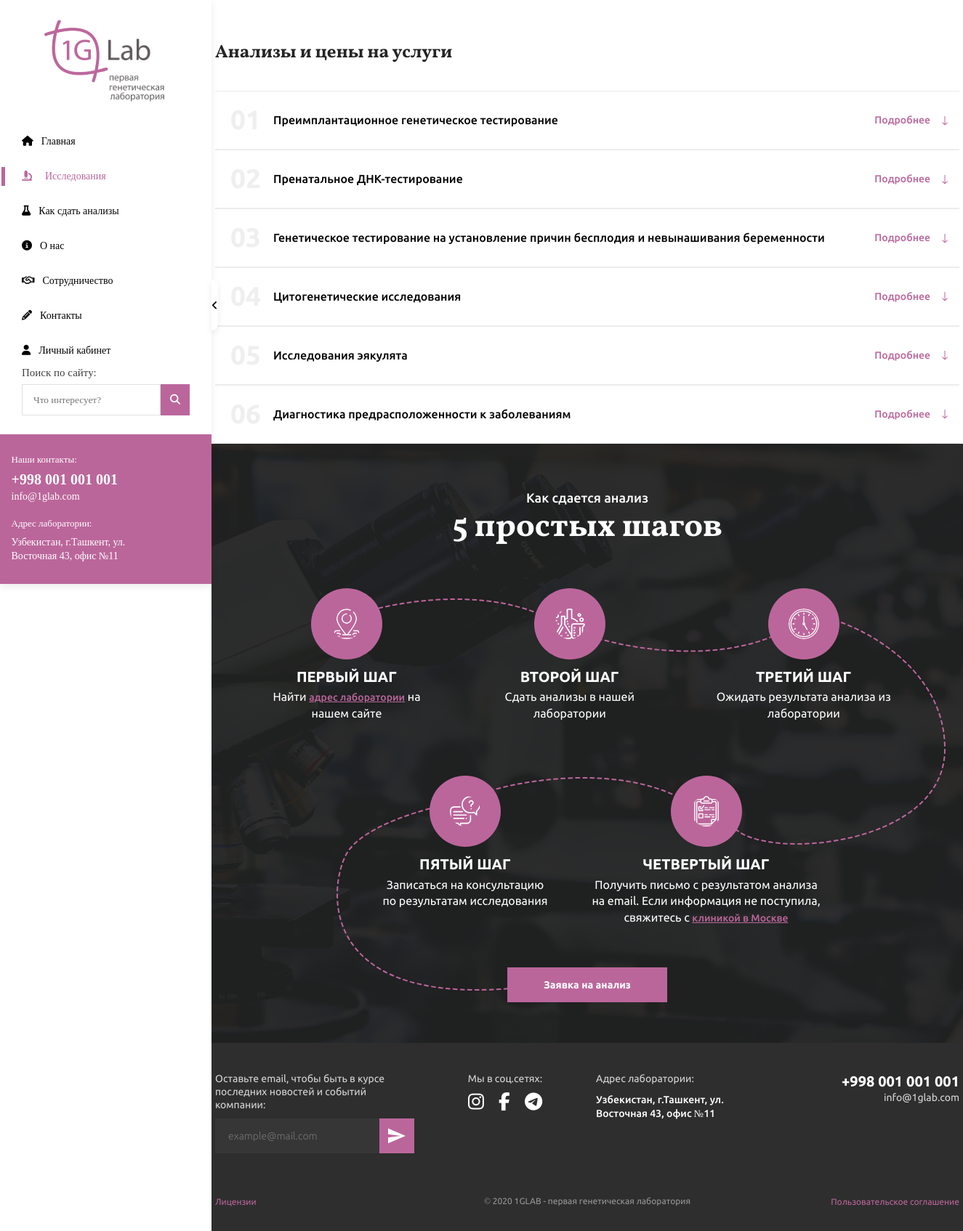
The page /researches/ on the database its author committed.
### genlab/apps/main_app/models.py (models this page shows, shortened)
class Research(models.Model):
    class Meta:
        db_table = ''
        managed = True
        verbose_name = 'Исследование'
        verbose_name_plural = 'Исследования'
    name = models.CharField(("Название исследования"), max_length=150)
    types = models.ManyToManyField(ResearchType, verbose_name=("Входящие в него виды исследвания"))

### genlab/apps/main_app/views.py (the view)
# urls.py: path('researches/', views.ResearchesView.as_view(), name='researches' ),
class ResearchesView(View):
    def get(self, request):
        slides = HeaderSlid.objects.filter(page='researches')
        researches = Research.objects.all()
        context={
            'slides':slides,
            'researches': researches,
        }
        return render(request, 'researches.html', context)

### templates/researches.html (shortened to what this page needs)
{% extends "base.html" %}
{% load static %}
{% block content %}
    <div class="researches">
        <div class="container">
            <h2 class="researches__header">Анализы и цены на услуги</h2>
            <ol class="researches__list list">
               {% for a in researches %}
               <li class="researches__list__item list__item">
                <h3 class="researches__list__item__header list__header">
                    {{a.name}}
                    <span class="researches__list__item__navigate list__navigate">Подробнее</span>
                </h3>
            </li>
               {% endfor %}
            </ol>
        </div>
    </div>
    {% include "include/steps.html" %}
{% endblock %}

### genlab/apps/main_app/static/style/css/style.css (style rules this page uses)
.container { width: 1024px; margin: 0 auto; }
.list { counter-reset: li; list-style: none; }
.list__item { padding: 30px 0px 30px 0px; border-top: 1px solid #ECECEC; border-bottom: 1px solid #ECECEC; }
.list__header { padding-left: 80px; position: relative; font-family: 'Ubuntu'; font-weight: 500; font-style: normal; font-size: 16px; line-height: 18.85px; display: flex; justify-content: space-between; }
.list__header::before { content: "0" counter(li); counter-increment: li; position: absolute; color: #EFEFEF; font-size: 37px; font-family: 'Ubuntu'; font-weight: 700; font-style: normal; top: 0; left: 0; transform: translateX(50%); }
.list__navigate { position: relative; font-size: 14px; font-family: 'Ubuntu'; font-weight: 500; font-style: normal; color: #BB669B; margin: 0 0 0 55px; padding: 0 40px 0 0; }
.list__navigate::after { display: block; position: absolute; right: 0; top: 0; content: ""; width: 10px; height: 20px; background: url("../../img/arrow-down.svg") center no-repeat; transform: translateX(-150%); }
.researches { padding: 56px 0 0 0; }
.researches__header { font-family: 'Vollkorn'; font-weight: 700; font-style: normal; font-size: 25px; line-height: 29.45px; color: #252525; max-width: 50%; margin-bottom: 40px; }
.researches__header { font-family: 'Vollkorn'; font-weight: 700; font-style: normal; font-size: 25px; line-height: 29.45px; color: #252525; }

### rows shown on the page
Research: name "Преимплантационное генетическое тестирование"
Research: name "Пренатальное ДНК-тестирование"
Research: name "Генетическое тестирование на установление причин бесплодия и невынашивания беременности"
Research: name "Цитогенетические исследования"
Research: name "Исследования эякулята"
Research: name "Диагностика предрасположенности к заболеваниям"
